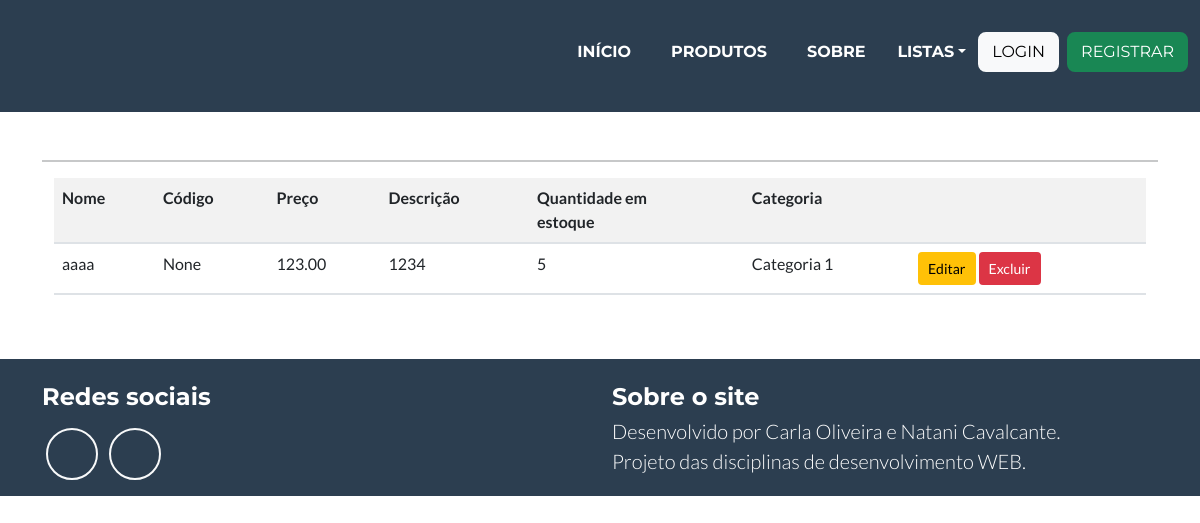
The page /listar/produto/ on the database its author committed.
### cadastros/models.py (models this page shows, shortened)
class Produto(models.Model):
    nome = models.CharField(max_length=50, verbose_name="Nome do produto", help_text="Insira o nome do produto")
    codigo = models.IntegerField(verbose_name="Código", blank=True, null=True)
    preco = models.DecimalField(max_digits=8, decimal_places=2, verbose_name="Preço")
    descricao = models.CharField(max_length=20, verbose_name="Descrição")
    qtd_estoque = models.IntegerField()
    categoria = models.ForeignKey(Categoria, on_delete=models.PROTECT)

class Categoria(models.Model):
    nome = models.CharField(max_length=50, verbose_name="Categoria do produto", help_text="Insira a categoria do produto")
    descricao = models.CharField(max_length=100)

### cadastros/views.py (the view)
# urls.py: path('listar/produto/', ProdutoList.as_view(), name="listar-produto"),
class ProdutoList(ListView):
    model = Produto
    template_name = 'cadastros/listas/produto.html'

### cadastros/templates/cadastros/listas/produto.html
{% extends 'paginas/modelo.html' %}
{% load static %}
{% load crispy_forms_tags %}
{% block conteudo %}
<hr>
<div class="container">
    <div class="table-responsive">
        <table class="table table-striped">
            <tr>
                <th>Nome</th>
                <th>Código</th>
                <th>Preço</th>
                <th>Descrição</th>
                <th>Quantidade em <br> estoque</th>
                <th>Categoria</th>
                <th></th>
            </tr>
            {% for produto in object_list %}
            <tr>
                <td>{{produto.nome}}</td>
                <td>{{produto.codigo}}</td>
                <td>{{produto.preco}}</td>
                <td>{{produto.descricao}}</td>
                <td>{{produto.qtd_estoque}}</td>
                <td>{{produto.categoria.nome}}</td>
                <td>
                    <a href="{% url 'editar-produto' produto.pk %}" class="btn btn-warning btn-sm" title="Editar">Editar</a>
                    <a href="{% url 'deletar-produto' produto.pk %}" class="btn btn-danger btn-sm" title="Excluir">Excluir</a>
                </td>
            </tr>
            {% empty %}
            <tr>
                <td colspan="7">Nenhum produto cadastrado!</td>
            </tr>
            {% endfor %}
        </table>
    </div>
</div>
{% endblock %}

### rows shown on the page
Produto: nome "aaaa", codigo "None", preco "123.00", descricao "1234", qtd_estoque "5", categoria.nome "Categoria 1"
